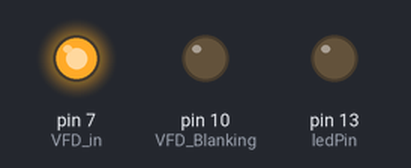
A sketch run on a simulated Arduino Uno, built with avr-gcc and run on an emulated ATmega328P. Shown: output pins drawn as LEDs (lit = HIGH). Pins used as bus, display or sensor lines are not drawn.

Above: at 0.05 s.
At 44.45 s:
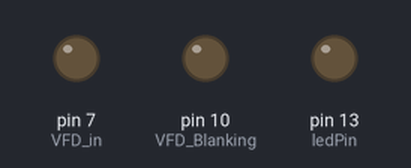
Timing chart, 0 to 57.9 s (numbered marks = the images above):
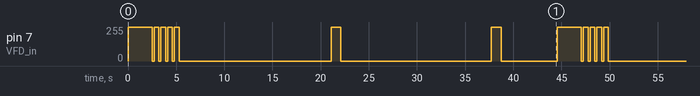

Measured:
- by itself, pin 7 (VFD_in): repeats every 44.6 s: 4 × (0/255 0.20 s, 255/255 0.50 s), 0/255 15.8 s, 255/255 1.0 s, 0/255 15.6 s, 255/255 1.0 s, 1/255 0.04 s, 0/255 5.8 s, 255/255 2.5 s

The sketch:

A6818.ino
```cpp
/**********************************************************************/
/*This code is not clean and OF COURSE will be possible do it better! */
/*this is only a group of functions to be used as independent code,   */
/*and by this way will be possible to any person can do the changes   */
/*of code and see what happen.                                        */
/*The code don't depend of any external library or extenal functions  */
/*complicated.                                                        */
/*I'm let the values to sent as binnary, this allow swap bit by bit   */
/* to is possible test segment by segment without convert to HEX      */
/**********************************************************************/
/*   This code show how is possible work with the driver A6818        */
/*                                                                    */
/**********************************************************************/
#include <Arduino.h>
#include <String.h>

#define VFD_in 7  // This is the pin number 7 on Arduino UNO
#define VFD_clk 8 // This is the pin number 8 on Arduino UNO
#define VFD_stb1 9 // This is the pin number 9 on Arduino UNO
#define VFD_Blanking 10// This is the pin number 10 on Arduino UNO

int ledPin = 13; // LED connected to digital pin 13
// don't define the other pins, but is A0 to input analog signal, pins D2 & D3 is trigger input,

//ATT: On the Uno and other ATMEGA based boards, unsigned ints (unsigned integers) are the same as ints in that they store a 2 byte value.
//Long variables are extended size variables for number storage, and store 32 bits (4 bytes), from -2,147,483,648 to 2,147,483,647.
unsigned char word0 = 0x00;
unsigned char word1 = 0x00;
unsigned char word2 = 0x00;
unsigned char word3 = 0x00;
unsigned char word4 = 0x00;
unsigned char word5 = 0x00;
unsigned char word6 = 0x00;
unsigned char word7 = 0x00;
bool flag = true;
//*************************************************//
void send_char(unsigned char a) {
  unsigned char data = 170; //value to transmit, binary 10101010
  unsigned char mask = 1; //our bitmask
  data = a;
  // the validation of data happen when clk go from LOW to HIGH.
  digitalWrite(VFD_stb1, LOW); // When strobe is low, all output is enable. If high, all output will be set to low.

  delayMicroseconds(5);
  digitalWrite(VFD_clk, LOW); // need invert the signal to allow 8 bits is is low only send 7 bits
  delayMicroseconds(5);
  for (mask = 0b10000000; mask > 0; mask >>= 1) { //iterate through bit mask
    digitalWrite(VFD_clk, LOW); // need invert the signal to allow 8 bits is is low only send 7 bits
    delayMicroseconds(5);
    if (data & mask) { // if bitwise AND resolves to true
      digitalWrite(VFD_in, HIGH);
      //Serial.print(1);
    }
    else { //if bitwise and resolves to false
      digitalWrite(VFD_in, LOW);
      //Serial.print(0);
    }
    digitalWrite(VFD_clk, HIGH); // need invert the signal to allow 8 bits is is low only send 7 bits
    delayMicroseconds(5);
    //
    digitalWrite(VFD_stb1, HIGH); // When strobe is low, all output is enable. If high, all output will be set to low.

    delayMicroseconds(5);
  }
}
void send_char_without(unsigned char a){
  unsigned char data = 170; //value to transmit, binary 10101010
  unsigned char mask = 1; //our bitmask
  data = a;
  for (mask = 0b00000001; mask > 0; mask <<= 1) { //iterate through bit mask
    digitalWrite(VFD_clk, LOW);
    delayMicroseconds(5);
    if (data & mask) { // if bitwise AND resolves to true
      digitalWrite(VFD_in, HIGH);
      //Serial.print(1);
    }
    else { //if bitwise and resolves to false
      digitalWrite(VFD_in, LOW);
      //Serial.print(0);
    }
    digitalWrite(VFD_clk, HIGH);// need invert the signal to allow 8 bits is is low only send 7 bits
    delayMicroseconds(5);
  }
  //Serial.println();
}
void allOn_A6818() {
  delayMicroseconds(5);

  send_char_without(0B11111111);  send_char_without(0B11111111); //   1:8   -   9:16//    byte 0 & 1
  send_char_without(0B11111111);  send_char_without(0B11111111); //  17:24  -  25:32//    Byte 2 & 3

  digitalWrite(VFD_stb1, HIGH); //
  delay(1);
  digitalWrite(VFD_stb1, LOW); //
  delay(1);
}
void animation_VFD(byte word0,byte word1,byte word2,byte word3) {
  digitalWrite(VFD_stb1, HIGH); //

  delayMicroseconds(5);

  send_char_without(word0);  send_char_without(word1); //   1:8   -   9:16//    byte 0 & 1
  send_char_without(word2);  send_char_without(word3); //  17:24  -  25:32//    Byte 2 & 3

  delayMicroseconds(5);
              digitalWrite(VFD_stb1, HIGH); //
              delay(1);
              digitalWrite(VFD_stb1, LOW); //
              delay(1);
              //
              // digitalWrite(VFD_Blanking, LOW);
              // delay(1000);
              // digitalWrite(VFD_Blanking, HIGH);
   //
  delayMicroseconds(5);
}
void allOff_A6818() {
  digitalWrite(VFD_stb1, HIGH); //

  delayMicroseconds(5);

  send_char_without(0B00000000);  send_char_without(0B00000000); //   1:8   -   9:16//
  send_char_without(0B00000000);  send_char_without(0B00000000); //  17:24  -  25:32//

  digitalWrite(VFD_stb1, LOW); //
}
void animeSeg1(){
    //--------------123456789abcdefghi..............----123456789abcdefghi..............----
  long arr[120] ={0b00010000010000000000000000000000, 0b00001000000000000000000000000000,//0
                  0b00000100000000100000000000000000, 0b00000010000001000000000000000000,//2
                  0b00000000100100000000000000000000, 0b10000000000000000000000000000000,//4
                  0b01000000000000000000000000000000, 0b00100000000000000000000000000000,//6
                  0b00000000001000000000000000000000, 0b00000000000000010000000000000000,//8
                  0b00000000000000001000000000000000, 0b00000000000000000100000000000000,//10
                  0b00000000000000000000000000000000, 0b00000000000000000000000000000000,//12
                  0b00000000000000000000000000000000, 0b00000000000000000000000000000000,//14
                  0b00000000000000000000000000000000, 0b00000000000000000000000000000000,//16
                  0b00000000000000000000000000000000, 0b00000000000000000000000000000000,//18
                  //
  };
  allOff_A6818();
  delay(600);
  word7= 0x0000;
  word6= 0x0000;
  word5= 0x0000;
  word4= 0x0000;
  for(uint8_t s = 0; s < 5; s++){
        word3 =  (arr[s] & 0xff000000UL) >> 24;  //Because the 3 bits are assigned to GRID's
        word2 =  (arr[s] & 0x00ff0000UL) >> 16;
        word1 =  (arr[s] & 0x0000ff00UL) >>  8;
        word0 =  (arr[s] & 0x000000ffUL) >>  0;
        //animation_clock(word0,word1,word2,word3);
        word4 = (word4 | word0);
        word5 = (word5 | word1);
        word6 = (word6 | word2);
        word7 = (word7 | word3);
        animation_VFD(word4,word5,word6,word7);
        delay(750);
  }
}

void sendMove32bits(){
    unsigned long lng32 =  0b00000000000000000000000000000001; // Size of long 4294967295;
    unsigned int cnt = 0x00;
      for (int i = 0; i<32; i++){
                word3 = (lng32 & 0xff000000UL) >> 24;  //Because the 3 bits are assigned to GRID's
                word2 = (lng32 & 0x00ff0000UL) >> 16;
                word1 = (lng32 & 0x0000ff00UL) >>  8;
                word0 = (lng32 & 0x000000ffUL) >>  0;
              send_char_without(word0);  send_char_without(word1); //
              send_char_without(word2);  send_char_without(word3); //
              //
              digitalWrite(VFD_stb1, HIGH); //
              delay(1);
              digitalWrite(VFD_stb1, LOW); //
              delay(1);
              //
              delay(500);
              lng32 = (lng32 << 1);
            }
}
void send32seg(){
  //-------------------------123456789abcdefghi..............----------------------------
    unsigned long lng32 =  0b00011110101101100000000000000000; // Size of long 4294967295;
                word3 = (lng32 & 0xff000000UL) >> 24;  //Because the 3 bits are assigned to GRID's
                word2 = (lng32 & 0x00ff0000UL) >> 16;
                word1 = (lng32 & 0x0000ff00UL) >>  8;
                word0 = (lng32 & 0x000000ffUL) >>  0;
              send_char_without(word0);  send_char_without(word1);
              send_char_without(word2);  send_char_without(word3);
              //
              digitalWrite(VFD_stb1, HIGH);
              delay(1);
              digitalWrite(VFD_stb1, LOW);
              delay(1);
}
void setup() {
  pinMode(VFD_clk, OUTPUT);
  pinMode(VFD_in, OUTPUT);
  pinMode(VFD_stb1, OUTPUT);
  pinMode(VFD_Blanking, OUTPUT);

  pinMode(ledPin, OUTPUT); // sets the digital pin as output
  Serial.begin(115200); // only to debug

}
void loop() {
  digitalWrite(VFD_Blanking, LOW);  //This let the VFD present the data.
  allOn_A6818();
  delay(2000);
    for (unsigned int v=0; v < 5; v++){  //Used like dinamic VFD control.
          allOn_A6818();
          delay(500); // waits for two second
          allOff_A6818();  //
          //digitalWrite(VFD_Blanking, HIGH); //This let the VFD blank
          delay(200); // waits for two second
          //digitalWrite(VFD_Blanking, LOW);  //This allow the VFD working
    }
    //
    for (unsigned int v=0; v < 2; v++){
        sendMove32bits();
        delay(500);
    }
         send32seg();
         delay(1000);
         animeSeg1();
         delay(500);
}
```
